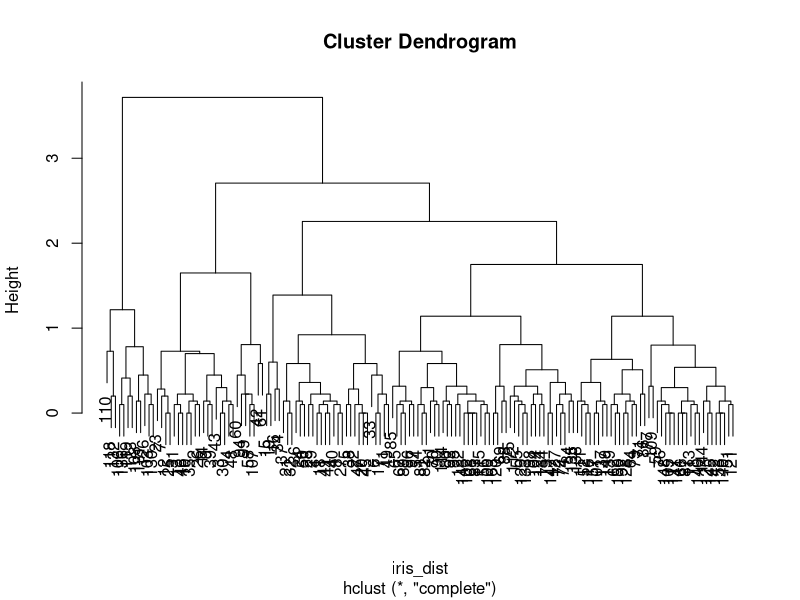
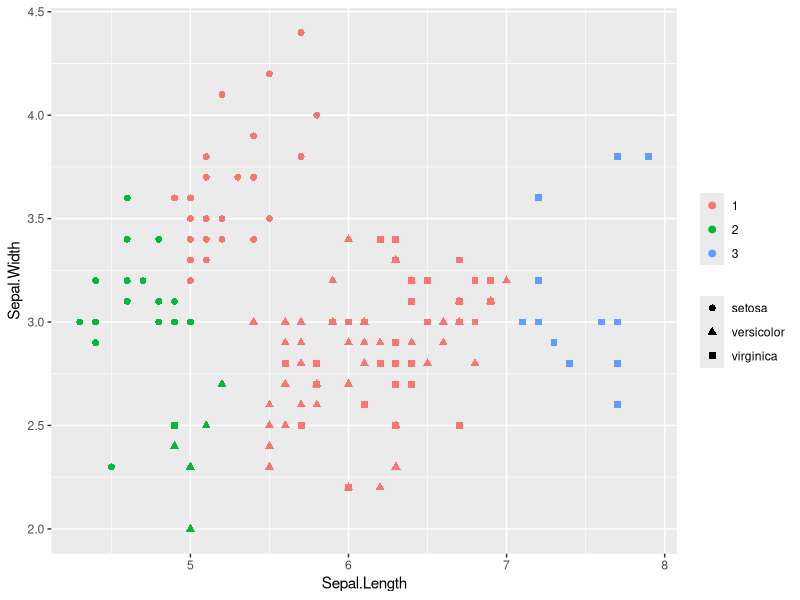

The R source for these figures, in order:
## ---- chunk 1
knitr::opts_chunk$set(echo = TRUE)
## ---- chunk 2
head(iris)
iris_dist = dist(iris[,1:2]) #defaults to euclidean distance
clusters = hclust(iris_dist) #defaults to complete linkage
plot(clusters)
## ---- chunk 3
iris$cluster = cutree(clusters,k=3)
library(ggplot2)
ggplot(iris, aes(Sepal.Length, Sepal.Width, color=as.factor(cluster), shape=Species)) + geom_point(size=2) + theme(legend.title = element_blank())
